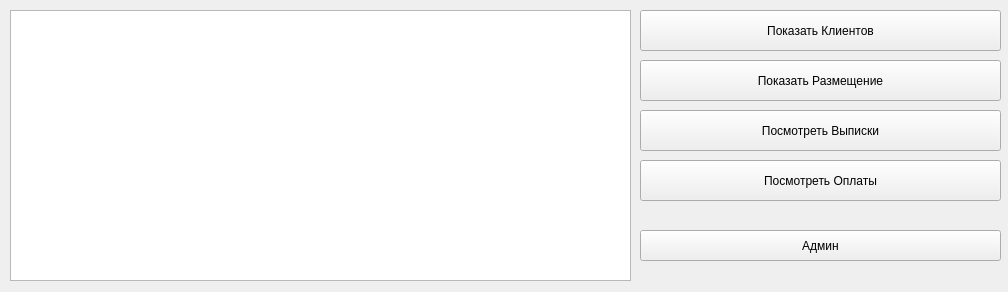
<?xml version="1.0" encoding="UTF-8"?>
<ui version="4.0">
 <class>client</class>
 <widget class="QWidget" name="client">
  <property name="geometry">
   <rect>
    <x>0</x>
    <y>0</y>
    <width>1008</width>
    <height>292</height>
   </rect>
  </property>
  <property name="windowTitle">
   <string>Form</string>
  </property>
  <widget class="QTableView" name="tableView_Model">
   <property name="geometry">
    <rect>
     <x>10</x>
     <y>10</y>
     <width>621</width>
     <height>271</height>
    </rect>
   </property>
  </widget>
  <widget class="QPushButton" name="pushButton_Admin">
   <property name="geometry">
    <rect>
     <x>640</x>
     <y>230</y>
     <width>361</width>
     <height>31</height>
    </rect>
   </property>
   <property name="text">
    <string>Админ</string>
   </property>
  </widget>
  <widget class="QPushButton" name="pushButton">
   <property name="geometry">
    <rect>
     <x>640</x>
     <y>10</y>
     <width>361</width>
     <height>41</height>
    </rect>
   </property>
   <property name="text">
    <string>Показать Клиентов</string>
   </property>
  </widget>
  <widget class="QPushButton" name="pushButton_2">
   <property name="geometry">
    <rect>
     <x>640</x>
     <y>60</y>
     <width>361</width>
     <height>41</height>
    </rect>
   </property>
   <property name="text">
    <string>Показать Размещение</string>
   </property>
  </widget>
  <widget class="QPushButton" name="pushButton_3">
   <property name="geometry">
    <rect>
     <x>640</x>
     <y>110</y>
     <width>361</width>
     <height>41</height>
    </rect>
   </property>
   <property name="text">
    <string>Посмотреть Выписки</string>
   </property>
  </widget>
  <widget class="QPushButton" name="pushButton_4">
   <property name="geometry">
    <rect>
     <x>640</x>
     <y>160</y>
     <width>361</width>
     <height>41</height>
    </rect>
   </property>
   <property name="text">
    <string>Посмотреть Оплаты</string>
   </property>
  </widget>
 </widget>
 <resources/>
 <connections/>
</ui>
